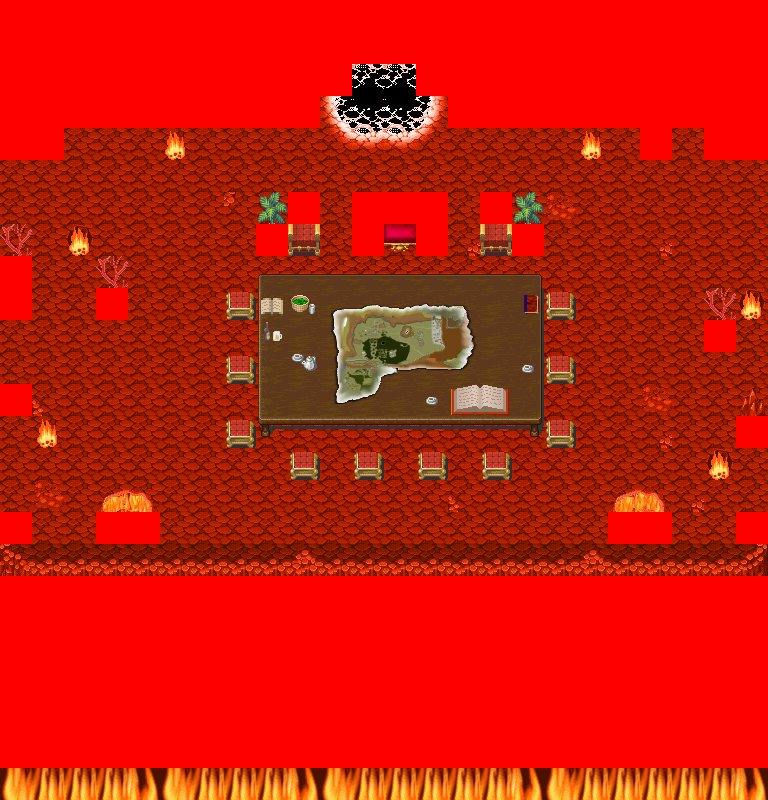

Rendered tile map (Tiled .tmx) drawn with the repository's tilesets; below, a short description and the map source with its tile grids summarised:
An orthogonal 24x25 tile map with 32x32 px tiles, 8 tile layers (0_floor, 1_terrain, 2_object, 3_roof, ...), 10 tilesets.

<map version="1.0" orientation="orthogonal" width="24" height="25" tilewidth="32" tileheight="32">
 <tileset firstgid="1" name="book" tilewidth="32" tileheight="32">
  <image source="../../tileset/item/documents/book.png" width="64" height="64" />
 </tileset>
 <tileset firstgid="5" name="collision" tilewidth="32" tileheight="32">
  <image source="../../tileset/logic/collision.png" width="32" height="32" />
 </tileset>
 <tileset firstgid="6" name="dzbanek_filizanka" tilewidth="32" tileheight="32">
  <image source="../../tileset/pol/wyposazenie/dzbanek_filizanka.png" width="64" height="32" />
 </tileset>
 <tileset firstgid="8" name="fotele_czerwone_zaslona" tilewidth="32" tileheight="32">
  <image source="../../tileset/pol/wyposazenie/fotele_czerwone_zaslona.png" width="160" height="192" />
 </tileset>
 <tileset firstgid="38" name="roslinki_doniczki" tilewidth="32" tileheight="32">
  <image source="../../tileset/pol/natura/kwiaty/roslinki_doniczki.png" width="512" height="64" />
 </tileset>
 <tileset firstgid="70" name="bottles_and_cups" tilewidth="32" tileheight="32">
  <image source="../../tileset/item/drink/bottles_and_cups.png" width="128" height="128" />
 </tileset>
 <tileset firstgid="86" name="hell" tilewidth="32" tileheight="32">
  <image source="../../tileset/ground/rock/hell.png" width="512" height="704" />
 </tileset>
 <tileset firstgid="438" name="drewniany_stol4" tilewidth="32" tileheight="32">
  <image source="../../tileset/pol/wyposazenie/stoly/drewniany_stol4.png" width="96" height="96" />
 </tileset>
 <tileset firstgid="447" name="throne" tilewidth="32" tileheight="32">
  <image source="../../tileset/furniture/chair/throne.png" width="96" height="64" />
 </tileset>
 <tileset firstgid="453" name="worldmap" tilewidth="32" tileheight="32">
  <image source="../../tileset/item/documents/worldmap.png" width="160" height="128" />
 </tileset>
 <layer name="0_floor" width="24" height="25">
  <data>[600 cells, 440 non-empty, 24 distinct tile ids]</data>
 </layer>
 <layer name="1_terrain" width="24" height="25">
  <data>[600 cells, 256 non-empty, 41 distinct tile ids]</data>
 </layer>
 <layer name="2_object" width="24" height="25">
  <data>[600 cells, 198 non-empty, 53 distinct tile ids]</data>
 </layer>
 <layer name="3_roof" width="24" height="25">
  <data>[600 cells, 86 non-empty, 47 distinct tile ids]</data>
 </layer>
 <layer name="4_roof_add" width="24" height="25">
  <data>[600 cells, 0 non-empty, 0 distinct tile ids]</data>
 </layer>
 <layer name="objects" width="24" height="25">
  <data>[600 cells, 0 non-empty, 0 distinct tile ids]</data>
 </layer>
 <layer name="collision" width="24" height="25">
  <data>[600 cells, 260 non-empty, 1 distinct tile ids]</data>
 </layer>
 <layer name="protection" width="24" height="25">
  <data>[600 cells, 0 non-empty, 0 distinct tile ids]</data>
 </layer>
</map>
